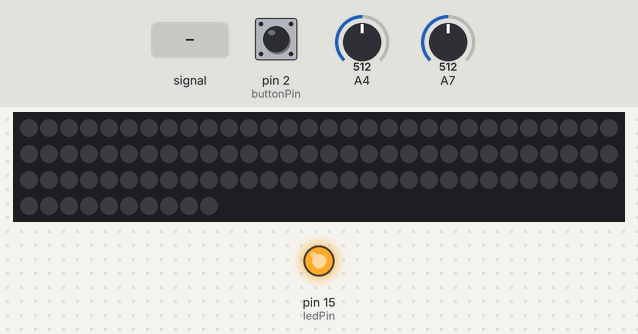
Bench run of a sketch on a simulated Arduino Uno, built with avr-gcc and run on an emulated ATmega328P. Parts: 100 RGB LEDs in strip order, left to right, continuing on the next row, output pins drawn as LEDs (lit = HIGH). The test bench sets the inputs (shaded band); at power-on: pin 2 (buttonPin) HIGH, A7 = 512, A4 = 512. Dim RGB values are drawn brighter than linear.

Above: at 1.2 s.
1.3 s: A7 fed a 200 Hz sine of ±255 counts around its level
At 3.0 s:
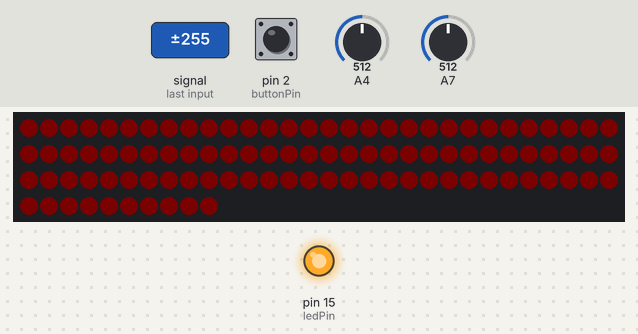
3.1 s: pin 2 (buttonPin) pulled LOW for 0.15 s
At 3.64 s:
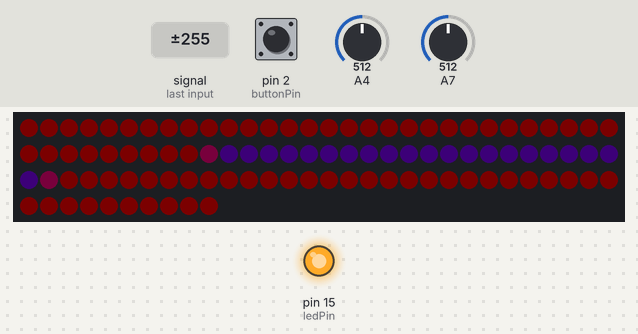
3.8 s: A7 set to 716
At 3.91 s:
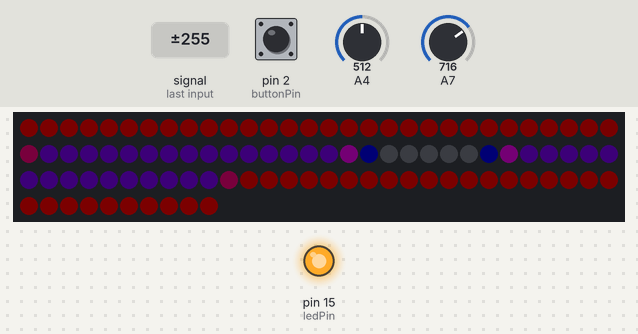
5.5 s: pin 2 (buttonPin) pulsed LOW 2 times (0.12 s each, 0.3 s apart)
At 7.2 s:
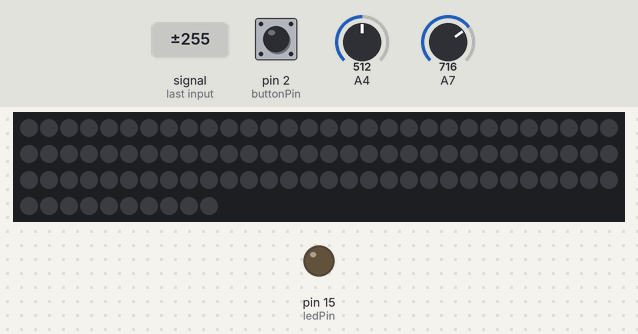
7.6 s: pin 2 (buttonPin) pulled LOW for 1 s
At 9.1 s:
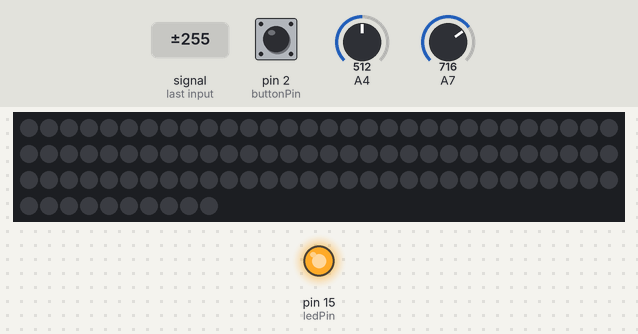
Timing chart, 0 to 10.6 s (numbered marks = the images above; inputs shaded):
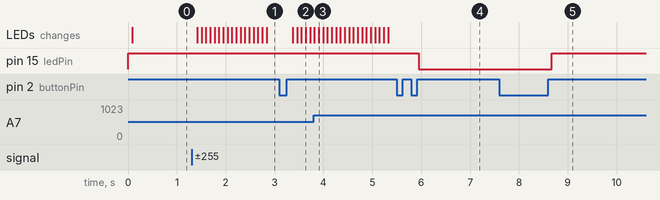

Measured:
- after the input at 1.3 s, the LEDs: first change after 0.12 s (image 1 shows a later state)
- after the input at 3.1 s, the LEDs: first change after 0.27 s (image 2 shows a later state)
- after the input at 3.8 s, the LEDs: first differ from a run without the input after 0.10 s (image 3)
- after the input at 5.5 s, pin 15 (ledPin): HIGH → LOW after 0.44 s
- after the input at 7.6 s, pin 15 (ledPin): LOW → HIGH after 1.1 s

The sketch:

audioLedStrip.ino
```cpp
#include <arduinoFFT.h>
#include "FastLED.h"

#define SAMPLES 64  //FFT input samples from the ADC. Must be a power of 2
#define num_buckets 32  // Total number of  frequency buckets after FFT, must be <= SAMPLES/2
#define max_out 80  // FFT output is mapped from 0 to max_out

#define updateLEDS 6  // How many leds the animation moves at a time. Must be a multiple of 2 and >= 4
#define NUM_LEDS 100 // How many leds the strip has in total. Must be a multiple of 2
#define DATA_PIN PD5  // Led Strip DATA pin
#define LED_TYPE    WS2812B
#define COLOR_ORDER GRB
#define BRIGHTNESS  32
#define MAXHUE 240 // purplish blue

//ADC input settings
#define ADC_MIC 0b11000100 // ADC setting to use the MIC
#define ADC_JACK 0b11000111 // ADC setting to use the 3.5mm JACK

//##### NOISE COMPENSATION
//The first bucket to start being relevant
#define START_JACK 2
#define START_MIC 8

// The maximum noise on the first bucket
#define NOISE_JACK 5
#define NOISE_MIC 80

// The last bucket on which noise needs to be removed
#define DENOISE_END_BUCKET 15

// Overall noise floor
#define OVERALL_NOISE 5

// Linear scaler (lowers the impact of the first buckets on the output color)
#define BASE_SCALER 5
//##### END NOISE COMPENSATION

#define ledPin 15 // pin the controls the output LED
#define buttonPin 2 // pin that controls the states
#define debounceDelay 50

CHSV bucket_color[num_buckets];
char bucket_scaler[num_buckets];

CRGB leds[NUM_LEDS];


double vReal[SAMPLES];
double vImag[SAMPLES];
char data_avgs[num_buckets];

char outValue;
char previousState = LOW;   // the previous reading from the input pin
unsigned long lastDebounceTime = 0;  // the last time the output pin was toggled

char ledState = HIGH; // state of the output LED

// State machine states
char state = 0; // 0-jack 1-jack_reverse 2-jack_solid 3-mic

arduinoFFT FFT = arduinoFFT();                                    // FFT object
char startBucket = START_JACK;
char noiseLevel = NOISE_JACK;


int denoise(int input, int bucket, int noiseLevel) {
  int compensation = (noiseLevel / DENOISE_END_BUCKET) * bucket - noiseLevel;
  if (compensation < 0) input += compensation;
  if (input < OVERALL_NOISE) return 0;
  if (input < 0) return 0;

  return input;
}

int scaler(int x) {
  return BASE_SCALER - x;
}

void setup() {
#ifdef DEBUG
  Serial.begin(115200);
#endif

  ADCSRA = 0b11100101;  // set ADC to free running mode and set pre-scalar to 32 (0xe5)
  ADMUX = ADC_JACK;

  pinMode(buttonPin, INPUT_PULLUP);
  pinMode(ledPin, OUTPUT);
  digitalWrite(ledPin, ledState);

  for (int i = 0; i < num_buckets; i++) {
    bucket_color[i] = CHSV(i * (MAXHUE / num_buckets), 255, 255); //sets the buckets hues
    bucket_scaler[i] = scaler(i);
    if (bucket_scaler[i] < 1)
      bucket_scaler[i] = 1;
  }

  FastLED.addLeds<LED_TYPE, DATA_PIN, COLOR_ORDER>(leds, NUM_LEDS).setCorrection(TypicalLEDStrip);
  FastLED.setBrightness(BRIGHTNESS);
  FastLED.setMaxPowerInVoltsAndMilliamps(5, 1000);
}

void loop() {
  int reading = digitalRead(buttonPin);
  if (reading == HIGH && previousState == LOW && millis() - lastDebounceTime > debounceDelay)
  {
    state++;
    if (state == 4) state = 0;

    // 0-jack 1-jack_reverse 2-jack_solid 3-mic
    switch (state) {
      case 0:
        for (int i = 0; i < num_buckets; i++)
          bucket_color[i] = CHSV(i * (MAXHUE / num_buckets), 255, 255); //sets the buckets hues
        ADMUX = ADC_JACK;
        startBucket = START_JACK;
        noiseLevel = NOISE_JACK;
        ledState = HIGH;
        break;
      case 1:
        for (int i = 0; i < num_buckets; i++)
          bucket_color[i] = CHSV((MAXHUE - 30) - i * ((MAXHUE - 30) / num_buckets), 255, 255); //sets the buckets hues in reverse (blue to red)
        ADMUX = ADC_JACK;
        startBucket = START_JACK;
        noiseLevel = NOISE_JACK;
        ledState = HIGH;
        break;
      case 2:
        for (int i = 0; i < num_buckets; i++)
          bucket_color[i] = CHSV(i * (MAXHUE / num_buckets), 255, 255); //sets the buckets hues
        ADMUX = ADC_JACK;
        startBucket = START_JACK;
        noiseLevel = NOISE_JACK;
        ledState = HIGH;
        break;
      case 3:
        for (int i = 0; i < num_buckets; i++)
          bucket_color[i] = CHSV(i * (MAXHUE / num_buckets), 255, 255); //sets the buckets hues
        ADMUX = ADC_MIC;
        startBucket = START_MIC;
        noiseLevel = NOISE_MIC;
        ledState = LOW;
        break;
    }
    digitalWrite(ledPin, ledState);
    lastDebounceTime = millis();
  }
  previousState = reading;

  // ADC readings
  for (int i = 0; i < SAMPLES; i++)
  {
    while (!(ADCSRA & 0x10)); // wait for conversion
    ADCSRA = 0b11110101 ; // clear ADIF
    int value = ADC - 512 ; // read from ADC and remove the DC offset
    vReal[i] = value / 8; // compress the value
    vImag[i] = 0;
  }


  // FFT
  FFT.Windowing(vReal, SAMPLES, FFT_WIN_TYP_HAMMING, FFT_FORWARD);
  FFT.Compute(vReal, vImag, SAMPLES, FFT_FORWARD);
  FFT.ComplexToMagnitude(vReal, vImag, SAMPLES);


  // average the collected data if the number of samples is greater than the number of buckets (num_buckets)
  int step = (SAMPLES / 2) / num_buckets;

#if num_buckets > SAMPLES/2
  int c = 0;
  for (int i = 0; i < (SAMPLES / 2); i += step)
  {
    data_avgs[c] = 0;
    for (int k = 0 ; k < step ; k++) {
      data_avgs[c] = data_avgs[c] + vReal[i + k];
    }
    data_avgs[c] = data_avgs[c] / step;
    c++;
  }
#endif

  // black
  CRGB nColor(0, 0, 0);
  int r = 0, g = 0, b = 0;

  // Compute the next color based on all the buckets and their values
  for (int i = startBucket; i < num_buckets; i++)
  {
    if (step == 1) data_avgs[i] = vReal[i];
    data_avgs[i] = constrain(data_avgs[i], 0, 80);          // set max & min values for buckets
    data_avgs[i] = map(data_avgs[i], 0, 80, 0, max_out);        // remap averaged values to max_out

    //get the mapped data and remove the noise
    outValue = data_avgs[i];
    outValue = denoise(data_avgs[i], i, noiseLevel);

    /*
      The new color is a mix of all the colors of the buckets (bucket_color[index]), but
      mixed depending on the values of the buckets so that the most dominant frequency
      has a priority and stands out
    */
    CRGB temp = bucket_color[i];

    nColor.r += temp.r * outValue / (max_out * bucket_scaler[i]);
    nColor.g += temp.g * outValue / (max_out * bucket_scaler[i]);
    nColor.b += temp.b * outValue / (max_out * bucket_scaler[i]);

#ifdef DEBUG
    Serial.print(i);
    Serial.print("  ");
    Serial.println((int) outValue);
#endif
  }

  //Do the animations
  if (state != 2) { // if the animation is not 'solid' (all leds the same)
    //Shift the left half to the left
    for (int i = 0; i <= NUM_LEDS / 2 - updateLEDS / 2 ; i++) {
      leds[i] = leds[i + updateLEDS / 2];
    }

    //Shift the right half to the right
    for (int i = NUM_LEDS - 1; i >= NUM_LEDS / 2 + updateLEDS / 2; i--) {
      leds[i] = leds[i - updateLEDS / 2];
    }

    //Add new middle leds using the new color
    for (int i = NUM_LEDS / 2 - updateLEDS / 2 + 2; i <= NUM_LEDS / 2 + updateLEDS / 2 - 2 ; i++) {
      leds[i] = nColor;
    }

    //Blend the new color with the old one on the borders
    CRGB oldColor = leds[NUM_LEDS / 2 - updateLEDS / 2 - 1];
    CRGB newColorLo = nColor, newColorMid = nColor;
    if (oldColor) {
      newColorLo = CRGB((oldColor.r * 7 + nColor.r * 3) / 10, (oldColor.g * 7 + nColor.g * 3) / 10, (oldColor.b * 7 + nColor.b * 3) / 10);
      newColorMid = CRGB((oldColor.r * 2 + nColor.r * 3) / 5, (oldColor.g * 2 + nColor.g * 3) / 5, (oldColor.b * 2 + nColor.b * 3) / 5);
    }

    //oldColor 100%
    leds[NUM_LEDS / 2 - updateLEDS / 2] = newColorLo; // more old less new
    leds[NUM_LEDS / 2 - updateLEDS / 2 + 1] = newColorMid; // less old more new
    //nColor 100%
    //MIDDLE OF THE STRIP
    //nColor 100%
    leds[NUM_LEDS / 2 + updateLEDS / 2 - 1] = newColorMid; // less old more new
    leds[NUM_LEDS / 2 + updateLEDS / 2] = newColorLo; // more old less new
    //oldColor 100%

  } else { // all the leds are set to the new color
    for (int i = 0; i < NUM_LEDS; i++)
      leds[i] = nColor;
  }

  //Send the data to the LED strip
  FastLED.show();
}
```
